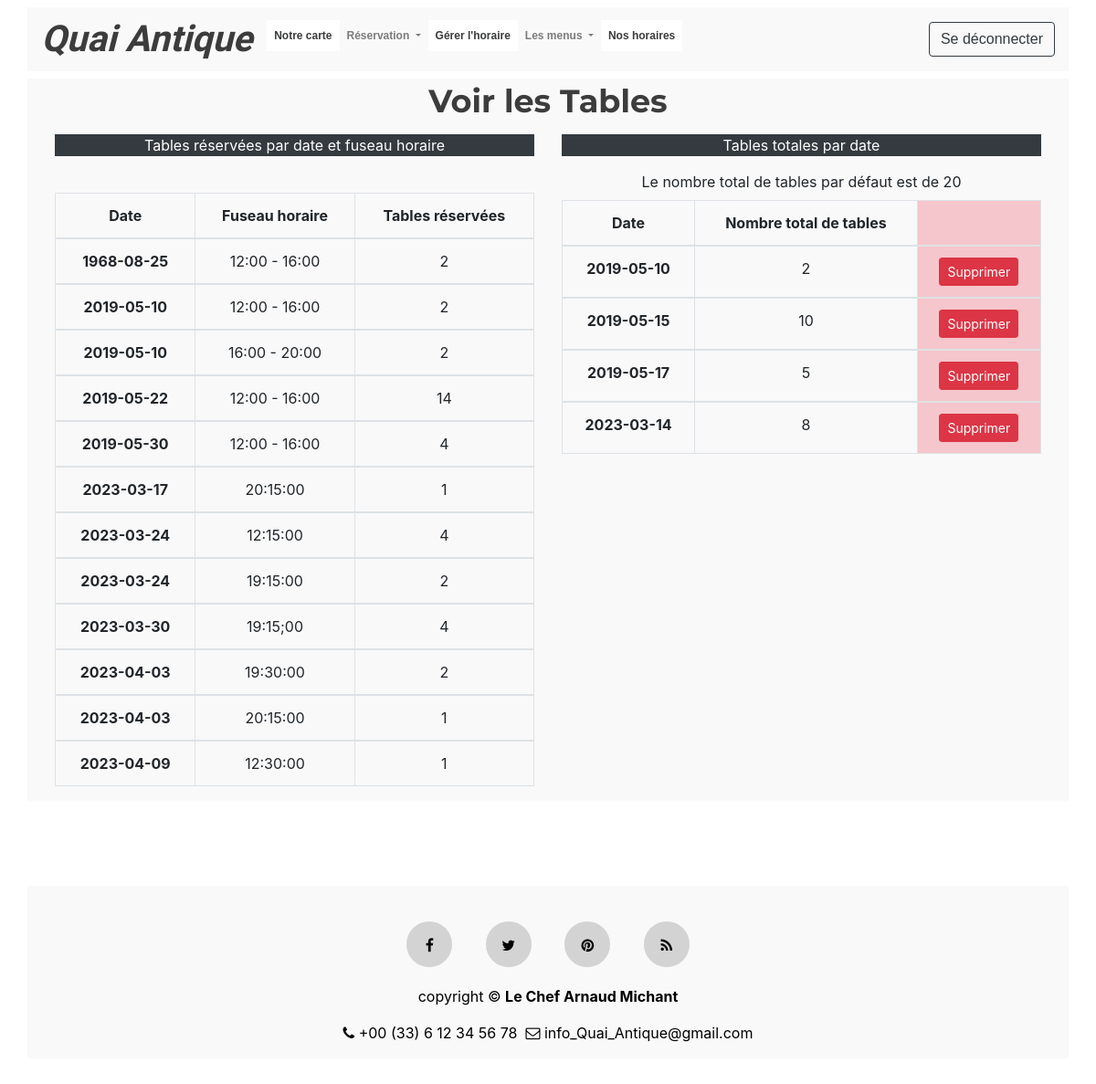
The app's page /view_tables.php (signed in), older data.
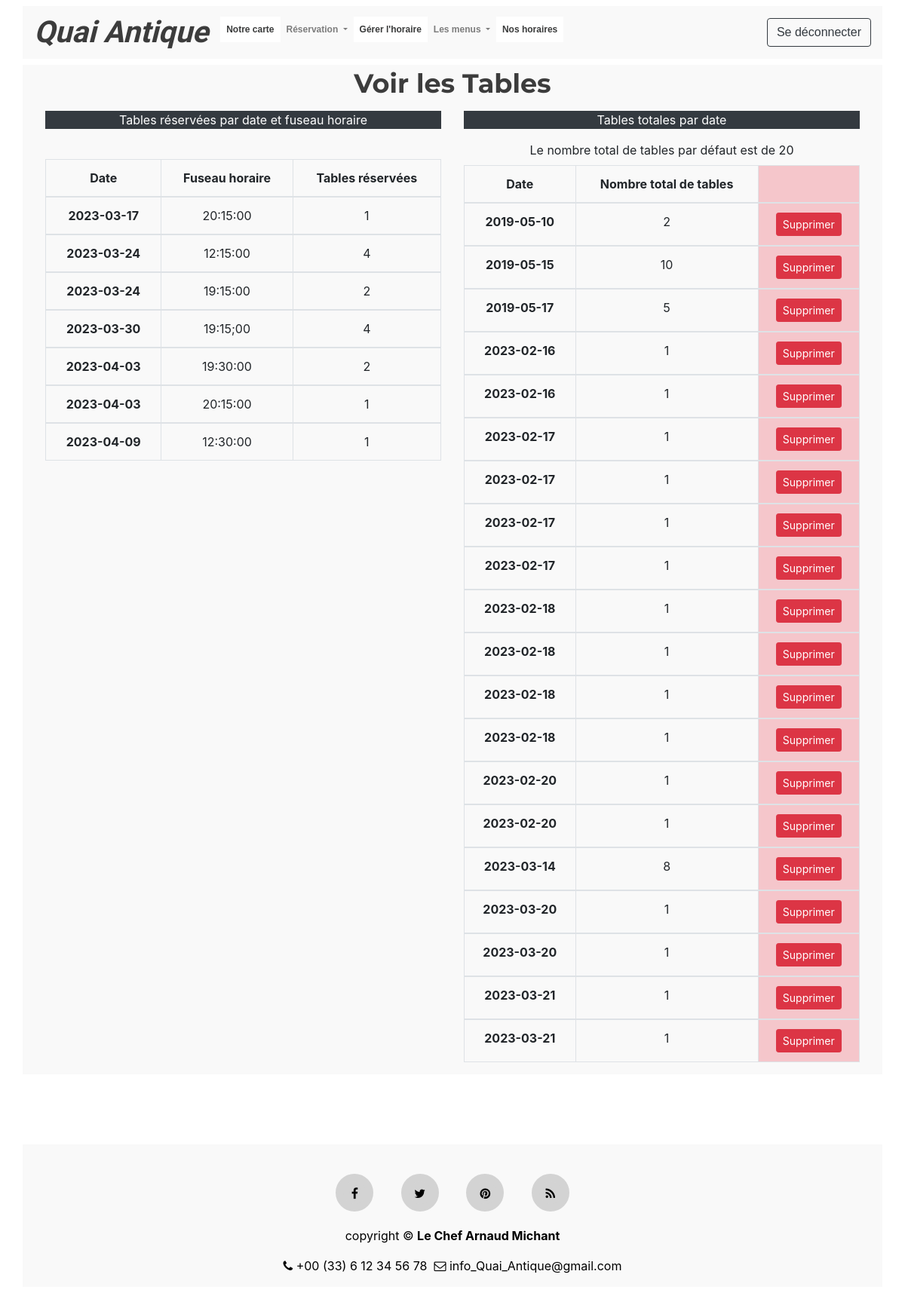
The same page, newer data.
### tables this page shows
CREATE TABLE `tables` (
  `tables_id` int(11) NOT NULL,
  `t_date` date NOT NULL,
  `t_tables` int(11) NOT NULL
);

### includes/view.tables.inc.php (the view, shortened to what this page needs)
<?php
if(isset($_SESSION['user_id'])) {
    require 'includes/dbh.inc.php';
    $role = $_SESSION['role'];
    if($role==2){
        $sql = "SELECT SUM(num_tables), rdate, time_zone FROM reservation GROUP BY rdate, time_zone";
        $result = $conn->query($sql);
        if ($result->num_rows > 0) {
            echo
            '<div class="container">
                <div class="row">
                    <div class="col-sm text-center">
                        <p class="text-white bg-dark text-center">Tables réservées par date et fuseau horaire</p><br>
                        <table class="table table-hover table-bordered table-responsive-sm text-center">
                            <thead>
                                <tr>
                                    <th scope="col">Date</th>
                                    <th scope="col">Fuseau horaire</th>
                                    <th scope="col">Tables réservées</th>
                                </tr>
                            </thead> ';
                            while($row = $result->fetch_assoc()) {
                                echo"
                                <tbody>
                                    <tr>
                                        <th scope='row'>".$row["rdate"]."</th>
                                        <td>".$row["time_zone"]."</td>
                                        <td>".$row["SUM(num_tables)"]."</td>
                                    </tr>
                                </tbody>";
                            }
                        echo "</table>";
        }
        else { echo "<p class='text-center'>La liste est vide!<p>"; }
                    echo'</div>';
        $sql = "SELECT * FROM tables ORDER BY t_date";
        $result = $conn->query($sql);
        if ($result->num_rows > 0) {
                    echo'
                    <div class="col-sm text-center">
                        <p class="text-white bg-dark text-center">Tables totales par date</p>
                        <label>Le nombre total de tables par défaut est de 20</label><br> ';
                        echo
                        '<table class="table table-hover table-bordered table-responsive-sm text-center">
                            <thead>
                                <tr>
                                    <th scope="col">Date</th>
                                    <th scope="col">Nombre total de tables</th>
                                    <th class="table-danger" scope="col"></th>
                                </tr>
                            </thead> ';
                            while($row = $result->fetch_assoc()) {
                            echo"
                                <tbody>
                                    <tr>
                                        <form action='includes/delete.php' method='POST'>
                                            <input name='tables_id' type='hidden' value=".$row["tables_id"].">
                                            <th scope='row'>".$row["t_date"]."</th>
                                            <td>".$row["t_tables"]."</td>
                                            <td class='table-danger'><button type='submit' name='delete-table' class='btn btn-danger btn-sm'>Supprimer</button></td>
                                        </form>
                                    </tr>
                                </tbody>";
                            }
                            echo "</table>";
        }
        else {  echo "<p class='text-center'>La liste est vide !<p>"; }
                    echo '
                    </div>
                </div>
            </div>';
    }
}

Row changes from the older to the newer data that the page shows:
added tables: t_date "2023-02-16", t_tables "1"
added tables: t_date "2023-02-16", t_tables "1"
added tables: t_date "2023-02-17", t_tables "1"
added tables: t_date "2023-02-17", t_tables "1"
added tables: t_date "2023-02-17", t_tables "1"
added tables: t_date "2023-02-17", t_tables "1"
added tables: t_date "2023-02-18", t_tables "1"
added tables: t_date "2023-02-18", t_tables "1"
added tables: t_date "2023-02-18", t_tables "1"
added tables: t_date "2023-02-18", t_tables "1"
added tables: t_date "2023-02-20", t_tables "1"
added tables: t_date "2023-02-20", t_tables "1"
added tables: t_date "2023-03-20", t_tables "1"
added tables: t_date "2023-03-20", t_tables "1"
added tables: t_date "2023-03-21", t_tables "1"
added tables: t_date "2023-03-21", t_tables "1"
Text that changed along with them:
list line gone: "1968-08-25 12:00 - 16:00 2"
list line gone: "2019-05-10 12:00 - 16:00 2"
list line gone: "2019-05-10 16:00 - 20:00 2"
list line gone: "2019-05-22 12:00 - 16:00 14"
list line gone: "2019-05-30 12:00 - 16:00 4"
